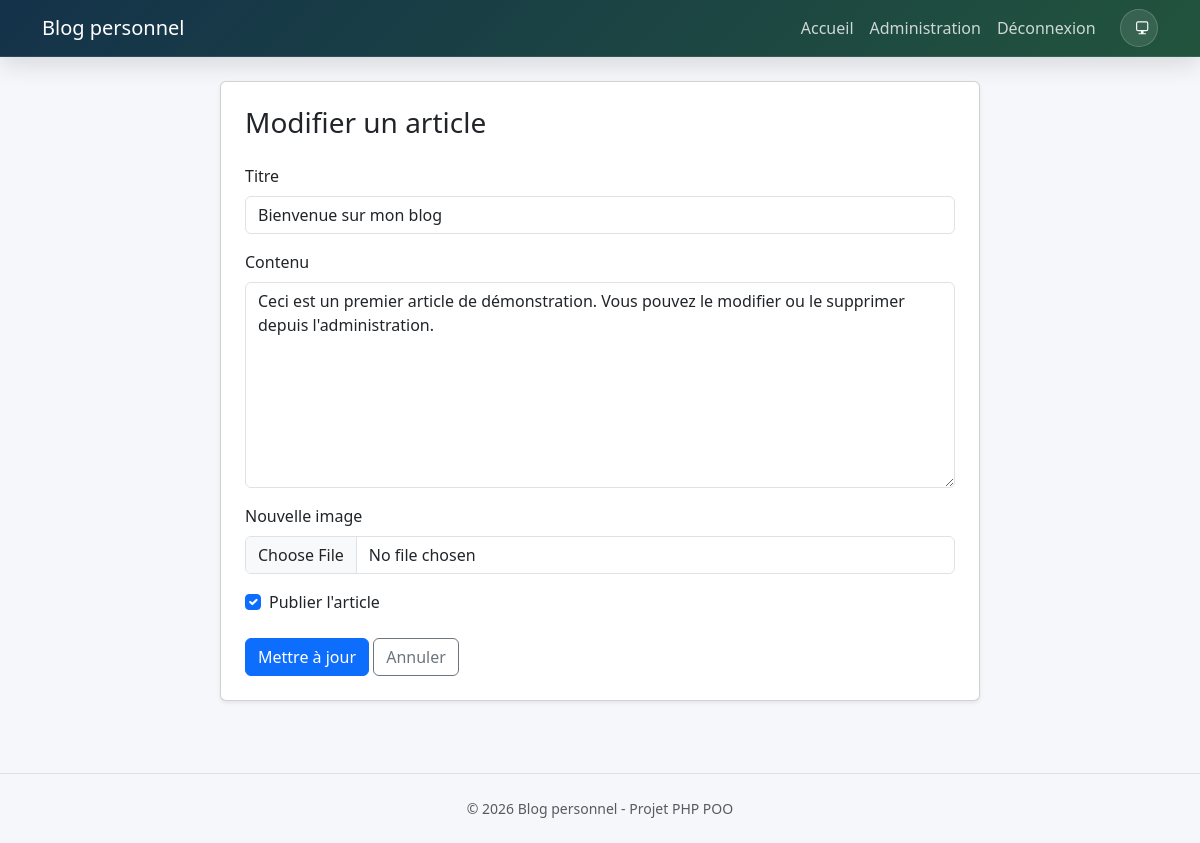
The app's page /admin/article-edit.php?id=1 (signed in) with its own data.
### tables this page shows
CREATE TABLE `articles` (
  `id` int(10) UNSIGNED NOT NULL,
  `title` varchar(180) NOT NULL,
  `content` text NOT NULL,
  `image` varchar(255) DEFAULT NULL,
  `is_published` tinyint(1) NOT NULL DEFAULT 1,
  `created_at` datetime NOT NULL DEFAULT current_timestamp(),
  `updated_at` datetime DEFAULT NULL
);

### classes/Database.php (called while the page is built)
<?php
require_once __DIR__ . '/../config/config.php';
class Database
{
    private static ?PDO $connection = null;
    public static function getConnection(): PDO
    {
        if (self::$connection === null) {
            $dsn = 'mysql:host=' . DB_HOST . ';dbname=' . DB_NAME . ';charset=utf8mb4';
            self::$connection = new PDO($dsn, DB_USER, DB_PASS, [
                PDO::ATTR_ERRMODE => PDO::ERRMODE_EXCEPTION,
                PDO::ATTR_DEFAULT_FETCH_MODE => PDO::FETCH_ASSOC,
                PDO::ATTR_EMULATE_PREPARES => false,
            ]);
        }
        return self::$connection;
    }
}

### classes/Article.php (called while the page is built, shortened)
<?php
require_once __DIR__ . '/Database.php';
class Article
{
    private PDO $db;
    public function __construct()
    {
        $this->db = Database::getConnection();
    }
    public function find(int $id): ?array
    {
        $stmt = $this->db->prepare('SELECT * FROM articles WHERE id = :id LIMIT 1');
        $stmt->execute(['id' => $id]);
        $article = $stmt->fetch();
        return $article ?: null;
    }
}

### config/config.php (called while the page is built, shortened)
<?php
function e(?string $value): string
{
    return htmlspecialchars($value ?? '', ENT_QUOTES, 'UTF-8');
}

### admin/article-edit.php (the view, shortened to what this page needs)
<?php
require_once __DIR__ . '/../classes/Article.php';
$articleModel = new Article();
$id = (int)($_GET['id'] ?? 0);
$article = $articleModel->find($id);
$title = $article['title'];
$content = $article['content'];
$isPublished = (int)$article['is_published'];
?>
<section class="py-4">
    <div class="card shadow-sm mx-auto form-card">
        <div class="card-body p-4">
            <h1 class="h3 mb-4">Modifier un article</h1>
            <form method="post" enctype="multipart/form-data">
                <div class="mb-3">
                    <label class="form-label" for="title">Titre</label>
                    <input class="form-control" type="text" id="title" name="title" value="<?= e($title) ?>" required>
                </div>
                <div class="mb-3">
                    <label class="form-label" for="content">Contenu</label>
                    <textarea class="form-control" id="content" name="content" rows="8" required><?= e($content) ?></textarea>
                </div>
                <div class="mb-3">
                    <label class="form-label" for="image">Nouvelle image</label>
                    <input class="form-control" type="file" id="image" name="image" accept="image/jpeg,image/png,image/webp">
                </div>
                <div class="form-check mb-4">
                    <input class="form-check-input" type="checkbox" id="is_published" name="is_published" <?= $isPublished ? 'checked' : '' ?>>
                    <label class="form-check-label" for="is_published">Publier l'article</label>
                </div>
                <button class="btn btn-primary" type="submit">Mettre à jour</button>
                <a class="btn btn-outline-secondary" href="<?= e(BASE_URL . '/admin/articles.php') ?>">Annuler</a>
            </form>
        </div>
    </div>
</section>
<?php require_once __DIR__ . '/../includes/footer.php'; ?>

### assets/css/style.css (style rules this page uses)
:root { --app-bg: #f6f7fb; --app-navbar-bg: linear-gradient(135deg, #17202a, #22313f); --app-navbar-border: rgba(255, 255, 255, .1); --app-toggle-bg: rgba(255, 255, 255, .1); --app-toggle-color: #fff; --app-toggle-border: rgba(255, 255, 255, .18); --app-toggle-hover: rgba(255, 255, 255, .18); --app-content-bg: #fff; }
[data-theme-preference="auto"] { --app-navbar-bg: linear-gradient(135deg, #14324a, #22543d); }
body { background-color: var(--app-bg); }
.form-card { max-width: 760px; }

### records on screen
articles: title "Bienvenue sur mon blog", content "Ceci est un premier article de démonstration. Vous pouvez le modifier ou le supprimer depuis l'administration.", is_published "☑"
